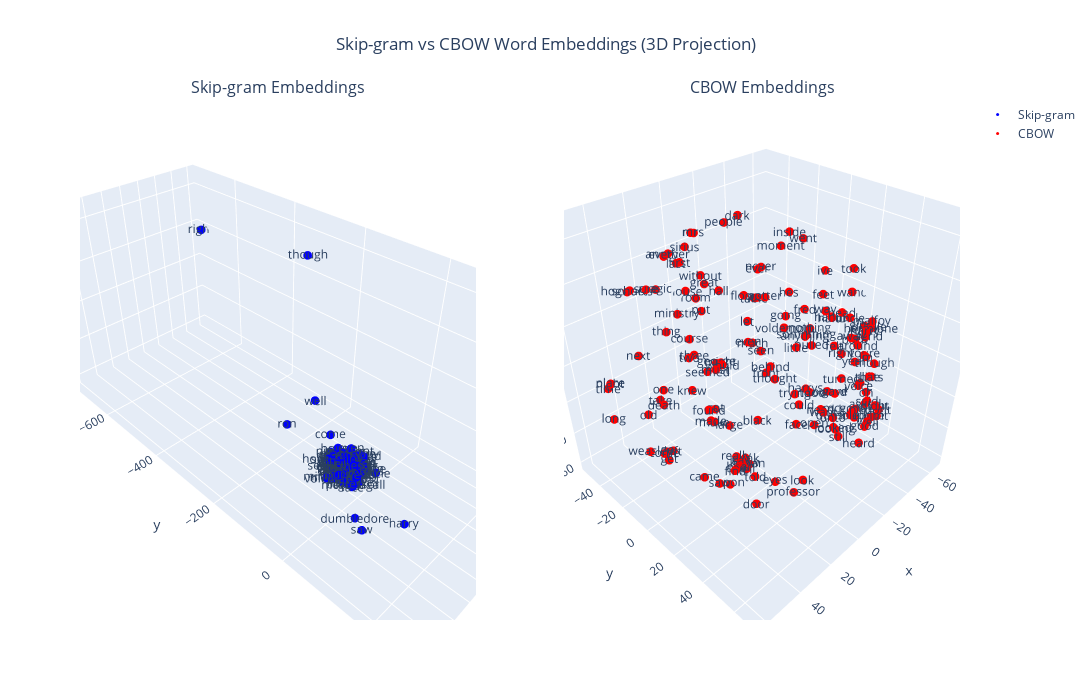

The code cell stored with this chart in its notebook:
### Markdown cell above
#### Embedding 2D:
![visualizacion del embedding en 2D](./images/Embeddings2d.png)

### Code cell
import pandas as pd
import plotly.express as px
import plotly.graph_objects as go
from plotly.subplots import make_subplots
import kaleido  # Necesario para guardar imágenes estáticas

MAX_WORDS = 150

# Reducir Skip-gram y CBOW a 3D
vecs_skip, labels_skip = reduce_dimensions(model_hp_potter, 3)
vecs_cbow, labels_cbow = reduce_dimensions(model_hp_potter_cbow, 3)

#  DataFrame para Skip-gram
df_skip = pd.DataFrame({
    "x": vecs_skip[:MAX_WORDS, 0],
    "y": vecs_skip[:MAX_WORDS, 1],
    "z": vecs_skip[:MAX_WORDS, 2],
    "word": labels_skip[:MAX_WORDS]
})

#  DataFrame para CBOW
df_cbow = pd.DataFrame({
    "x": vecs_cbow[:MAX_WORDS, 0],
    "y": vecs_cbow[:MAX_WORDS, 1],
    "z": vecs_cbow[:MAX_WORDS, 2],
    "word": labels_cbow[:MAX_WORDS]
})

# Crear los subplots 3d
fig = make_subplots(
    rows=1, cols=2,
    specs=[[{'type': 'scatter3d'}, {'type': 'scatter3d'}]],
    subplot_titles=('Skip-gram Embeddings', 'CBOW Embeddings'),
    horizontal_spacing=0.1
)

# agregar  Skip-gram scatter plot
fig.add_trace(
    go.Scatter3d(
        x=df_skip["x"],
        y=df_skip["y"],
        z=df_skip["z"],
        mode='markers+text',
        text=df_skip["word"],
        textposition='middle center',
        marker=dict(size=3, color='blue'),
        name='Skip-gram'
    ),
    row=1, col=1
)

# agregar CBOW scatter plot
fig.add_trace(
    go.Scatter3d(
        x=df_cbow["x"],
        y=df_cbow["y"],
        z=df_cbow["z"],
        mode='markers+text',
        text=df_cbow["word"],
        textposition='middle center',
        marker=dict(size=3, color='red'),
        name='CBOW'
    ),
    row=1, col=2
)

# Update layout
fig.update_layout(
    title_text="Skip-gram vs CBOW Word Embeddings (3D Projection)",
    title_x=0.5,
    showlegend=True,
    width=1400,
    height=700
)
fig.show()


fig.write_image("./images/Embeddings3d.png")   # static PNG

# PNG (static image - requires kaleido package)

### Figure 1 — Plotly figure (JSON) as saved in the notebook; plotly's stock layout.template omitted (floating-point values rounded to 4 significant figures; data arrays with more than 128 entries replaced by an {"elided": "..."} marker saying what was removed)
{"data": [{"marker": {"color": "blue", "size": 3}, "mode": "markers+text", "name": "Skip-gram", "scene": "scene", "text": {"elided": "150 str values"}, "textposition": "middle center", "type": "scatter3d", "x": {"elided": "150 float values"}, "y": {"elided": "150 float values"}, "z": {"elided": "150 float values"}}, {"marker": {"color": "red", "size": 3}, "mode": "markers+text", "name": "CBOW", "scene": "scene2", "text": {"elided": "150 str values"}, "textposition": "middle center", "type": "scatter3d", "x": {"elided": "150 float values"}, "y": {"elided": "150 float values"}, "z": {"elided": "150 float values"}}], "layout": {"annotations": [{"font": {"size": 16}, "showarrow": false, "text": "Skip-gram Embeddings", "x": 0.225, "xanchor": "center", "xref": "paper", "y": 1, "yanchor": "bottom", "yref": "paper"}, {"font": {"size": 16}, "showarrow": false, "text": "CBOW Embeddings", "x": 0.775, "xanchor": "center", "xref": "paper", "y": 1, "yanchor": "bottom", "yref": "paper"}], "height": 700, "scene": {"domain": {"x": [0, 0.45], "y": [0, 1]}}, "scene2": {"domain": {"x": [0.55, 1], "y": [0, 1]}}, "showlegend": true, "title": {"text": "Skip-gram vs CBOW Word Embeddings (3D Projection)", "x": 0.5}, "width": 1400}}
